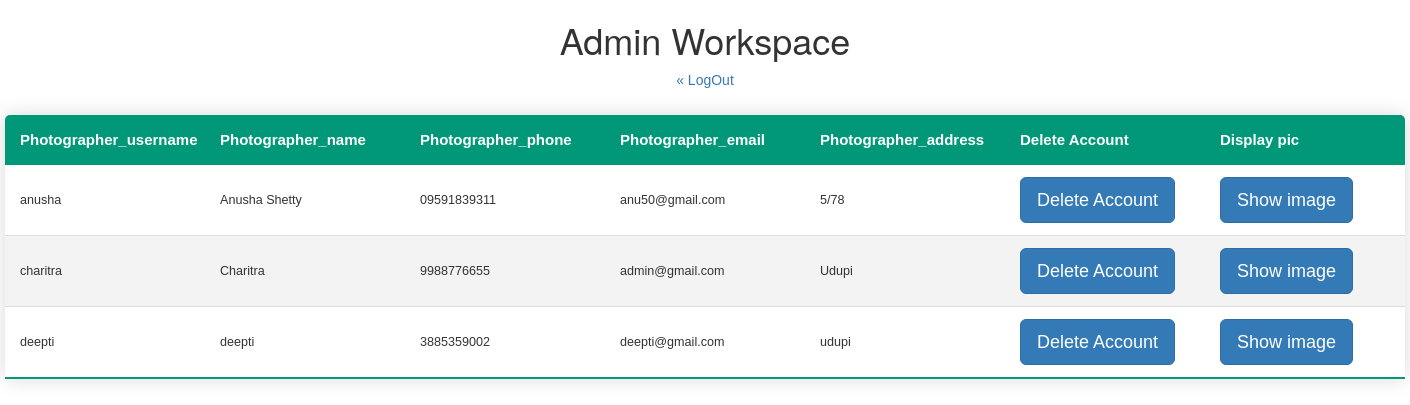
The app's page /admin.php with its own data.
### tables this page shows
CREATE TABLE `photographers` (
  `photographer_username` varchar(50) NOT NULL,
  `photographer_name` varchar(50) NOT NULL,
  `photographer_phone` varchar(15) NOT NULL,
  `photographer_email` varchar(25) NOT NULL,
  `photographer_address` varchar(50) NOT NULL,
  `photographer_password` varchar(20) NOT NULL
);

### admin.php (the view, shortened to what this page needs)
<html>
<head>
<h1> Admin  Workspace</h1>
<link rel="stylesheet" href="https://maxcdn.bootstrapcdn.com/bootstrap/3.4.1/css/bootstrap.min.css">
</head>
<body>
<table class="content-table center">
  <thead>
<tr>
<th>Photographer_username</th>
<th>Photographer_name</th>
<th>Photographer_phone</th>
<th>Photographer_email</th>
<th>Photographer_address</th>
<th>Delete  Account</th>
<th>Display pic</th>
</thead>
<?php
echo '<center><p><a href="index.php" title="Return to previous page">&laquo; LogOut</a></p></center>';
$conn = Connect();
  mysqli_select_db( $conn,'pixelbay');
  $result = mysqli_query($conn,"SELECT * FROM photographers");
while($row = mysqli_fetch_array($result ))
  {
  echo "<tr>";
  echo "<td>" . $row['photographer_username'] . "</td>";
  echo "<td>" . $row['photographer_name'] . "</td>";
  echo "<td>" . $row['photographer_phone'] . "</td>";
  echo "<td>" . $row['photographer_email'] . "</td>";
  echo "<td>" . $row['photographer_address'] . "</td>";
  echo  "<td>"."<a class='btn btn-primary btn-lg'  href='deregister.php?id=".$row['photographer_username']." '>Delete Account</a>" ."</td>";
  echo  "<td>"."<a class='btn btn-primary btn-lg'  href='display.php?id=".$row['photographer_username']." '>Show image</a>" ."</td>";
  }
  echo "</tr>";
echo "</table>";
?>
</body>
</html>

### admin.php (style rules this page uses)
* { font-family: sans-serif; }
h1 { text-align:center; }
.content-table { border-collapse: collapse; margin: 25px 0; font-size: 0.9em; min-width: 400px; border-radius: 5px 5px 0 0; overflow: hidden; box-shadow: 0 0 20px rgba(0, 0, 0, 0.15); table-layout: fixed; }
.content-table thead tr { background-color: #009879; color: #ffffff; text-align: left; font-size:15px; font-weight: bold; overflow: hidden; }
.content-table th, .content-table td { padding: 12px 15px; max-width:200px; min-width:200px; max-height:50px; min-height:50px; width:200px; height:50px; border-collapse: collapse; }
.content-table tbody tr { border-bottom: 1px solid #dddddd; border-collapse: collapse; }
.content-table tbody tr:nth-of-type(even) { background-color: #f3f3f3; }
.content-table tbody tr:last-of-type { border-bottom: 2px solid #009879; }
table.center { margin-left: auto; margin-right: auto; }

### records on screen
photographers: photographer_username "anusha", photographer_name "Anusha Shetty", photographer_phone "09591839311", photographer_email "anu50@gmail.com", photographer_address "5/78"
photographers: photographer_username "charitra", photographer_name "Charitra", photographer_phone "9988776655", photographer_email "admin@gmail.com", photographer_address "Udupi"
photographers: photographer_username "deepti", photographer_name "deepti", photographer_phone "3885359002", photographer_email "deepti@gmail.com", photographer_address "udupi"
